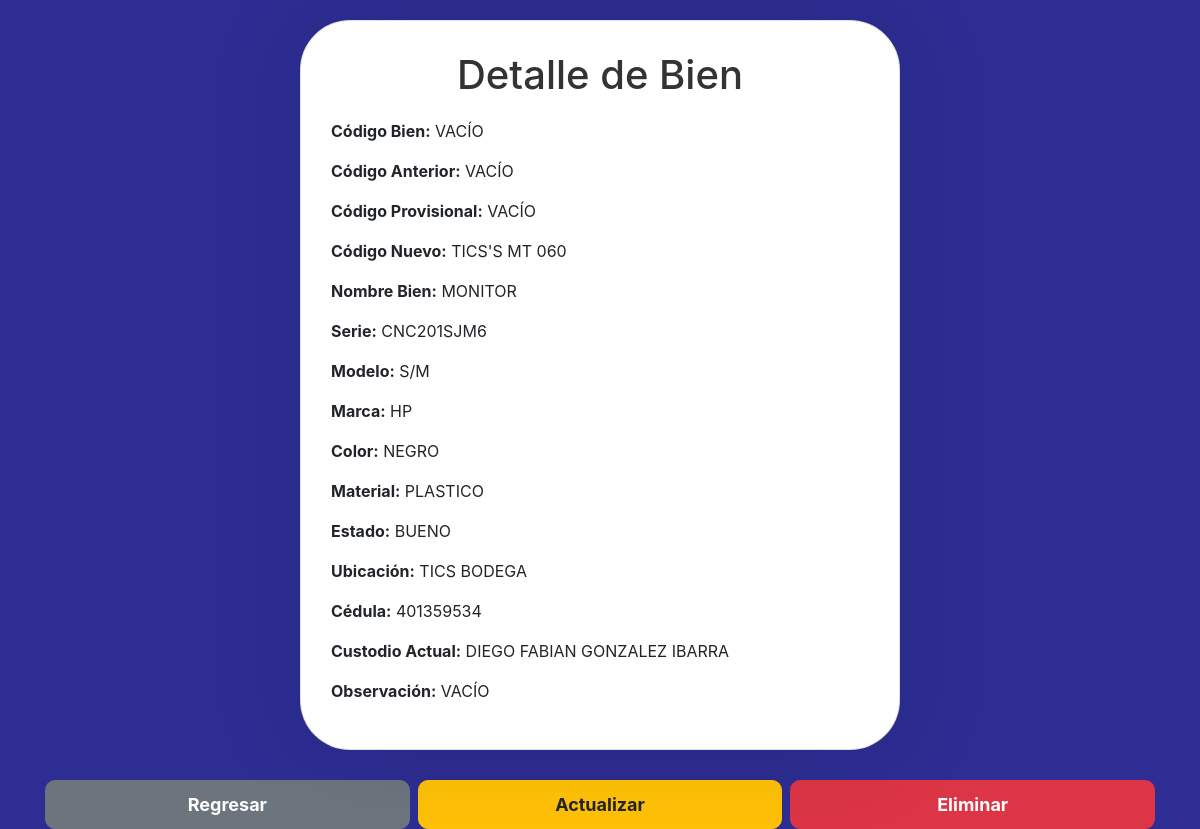
/8/ (signed in), run on the app's committed database.
### myapp/models.py (models this page shows, shortened)
class MyModel(models.Model):
    codigo_bien = models.CharField(max_length=50, verbose_name='Código Bien')
    codigo_anterior = models.CharField(max_length=50, verbose_name='Código Anterior', blank=True, null=True)
    codigo_provisional = models.CharField(max_length=50, verbose_name='Código Provisional', blank=True, null=True)
    codigo_nuevo = models.CharField(max_length=50, verbose_name='Código Nuevo', blank=True, null=True)
    nombre_bien = models.CharField(max_length=100, verbose_name='Nombre Bien')
    serie = models.CharField(max_length=50, verbose_name='Serie', blank=True, null=True)
    modelo = models.CharField(max_length=50, verbose_name='Modelo')
    marca = models.CharField(max_length=50, verbose_name='Marca')
    color = models.CharField(max_length=50, verbose_name='Color')
    material = models.CharField(max_length=50, verbose_name='Material')
    estado = models.CharField(max_length=50, verbose_name='Estado')
    ubicacion = models.CharField(max_length=100, verbose_name='Ubicación')
    cedula = models.CharField(max_length=20, verbose_name='Cédula')
    custodio_actual = models.CharField(max_length=150, verbose_name='Custodio Actual')
    observacion = models.TextField(verbose_name='Observación', blank=True, null=True)
    archivo = models.FileField(upload_to='archivos/', verbose_name='Archivo Adjunto', blank=True, null=True)
    estado_registro = models.BooleanField(default=True, verbose_name='Estado de Registro')
    codigo_tic = models.CharField(max_length=50, verbose_name='Código Tic', blank=True, null=True)

### myapp/views.py (the view)
@login_required
def model_detail(request, pk):
    model = get_object_or_404(MyModel, pk=pk)
    return render(request, 'model_detail.html', {'model': model})

### myapp/templates/model_detail.html (shortened to what this page needs)
{% load static %}
<!DOCTYPE html>
<html lang="en">
<head>
    <link href="https://stackpath.bootstrapcdn.com/bootstrap/4.5.2/css/bootstrap.min.css" rel="stylesheet">
    <link rel="stylesheet" type="text/css" href="{% static 'styles/model_detail.css' %}">
</head>
<body>
    <div class="container">
        <div class="card">
            <h1 class="card-title">Detalle de Bien</h1>
            {% if model %}
                <p><strong>Código Bien:</strong> {{ model.codigo_bien }}</p>
                <p><strong>Código Anterior:</strong> {{ model.codigo_anterior }}</p>
                <p><strong>Código Provisional:</strong> {{ model.codigo_provisional }}</p>
                <p><strong>Código Nuevo:</strong> {{ model.codigo_nuevo }}</p>
                <p><strong>Nombre Bien:</strong> {{ model.nombre_bien }}</p>
                <p><strong>Serie:</strong> {{ model.serie }}</p>
                <p><strong>Modelo:</strong> {{ model.modelo }}</p>
                <p><strong>Marca:</strong> {{ model.marca }}</p>
                <p><strong>Color:</strong> {{ model.color }}</p>
                <p><strong>Material:</strong> {{ model.material }}</p>
                <p><strong>Estado:</strong> {{ model.estado }}</p>
                <p><strong>Ubicación:</strong> {{ model.ubicacion }}</p>
                <p><strong>Cédula:</strong> {{ model.cedula }}</p>
                <p><strong>Custodio Actual:</strong> {{ model.custodio_actual }}</p>
                <p><strong>Observación:</strong> {{ model.observacion }}</p>
            {% else %}
                <p>El objeto solicitado no existe o no se encontró.</p>
            {% endif %}
        </div>
    </div>
    <div class="container btn-container">
        <a href="{% url 'model_list' %}" class="btn btn-secondary btn-actions mr-2">Regresar</a>
        {% if perms.myapp.change_mymodel %}
        <a href="{% url 'model_update' pk=model.pk %}" class="btn btn-warning btn-actions mr-2">Actualizar</a>
        {% endif %}
        {% if perms.myapp.delete_mymodel %}
        <a href="{% url 'model_delete' pk=model.pk %}" class="btn btn-danger btn-actions">Eliminar</a>
        {% endif %}
    </div>
</body>
</html>

### myapp/static/styles/model_detail.css (style rules this page uses)
body { padding-top: 20px; background-color: #2d2d93; }
.container { display: flex; justify-content: center; align-items: center; height: 100%; }
.card { width: 100%; max-width: 600px; padding: 30px; border-radius: 50px; box-shadow: 0 0 100px rgba(0,0,0,0.1); background-color: #fff; }
.card-title { text-align: center; margin-bottom: 20px; color: #333; }
.btn-actions { margin-top: 10px; width: 100%; font-size: 18px; border-radius: 10px; padding: 10px 0; font-size: large; font-weight:bolder; }
.btn-container { margin-top: 20px; display: flex; justify-content: center; }

### data on the page
MyModel: codigo_bien "VACÍO", codigo_anterior "VACÍO", codigo_provisional "VACÍO", codigo_nuevo "TICS'S MT 060", nombre_bien "MONITOR", serie "CNC201SJM6", modelo "S/M", marca "HP", color "NEGRO", material "PLASTICO", estado "BUENO", ubicacion "TICS BODEGA", cedula "401359534", custodio_actual "DIEGO FABIAN GONZALEZ IBARRA", observacion "VACÍO"
